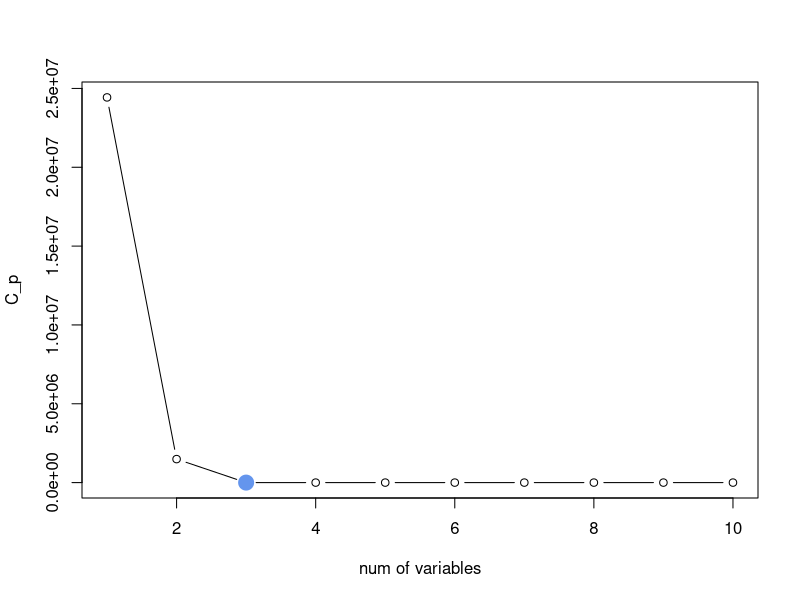
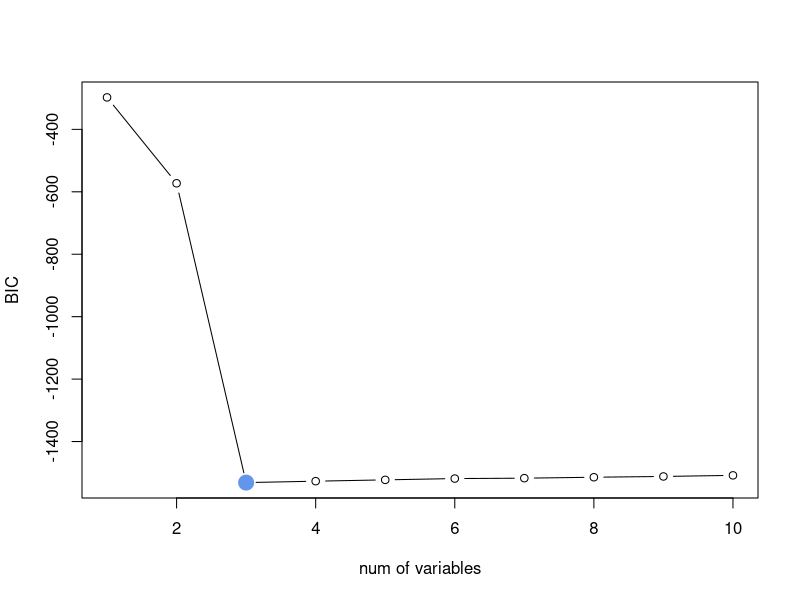
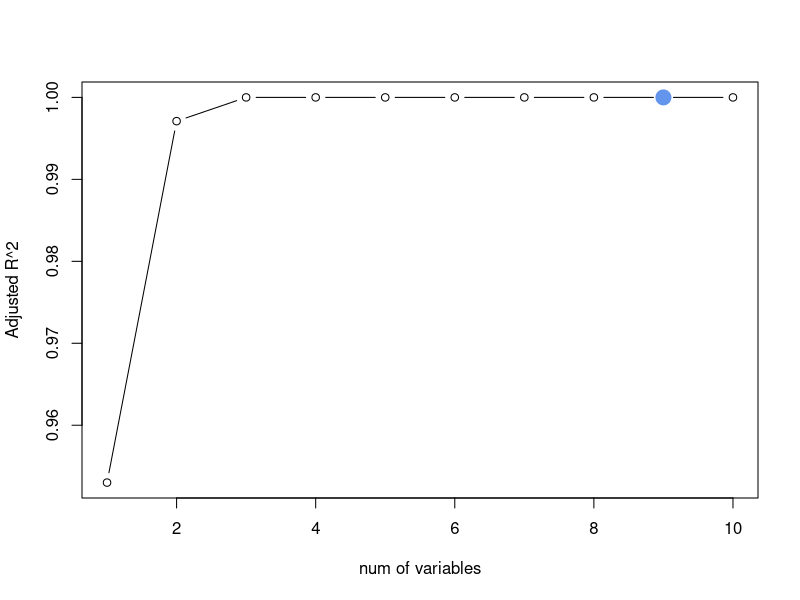
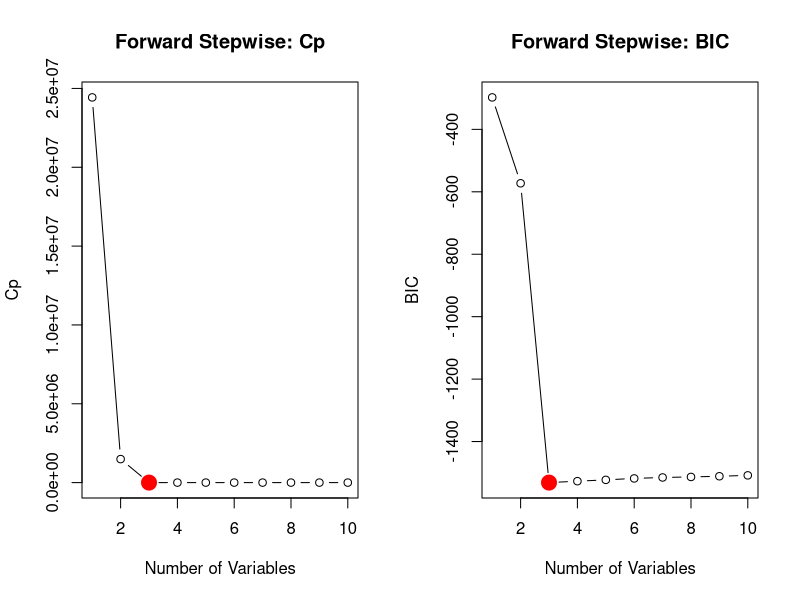
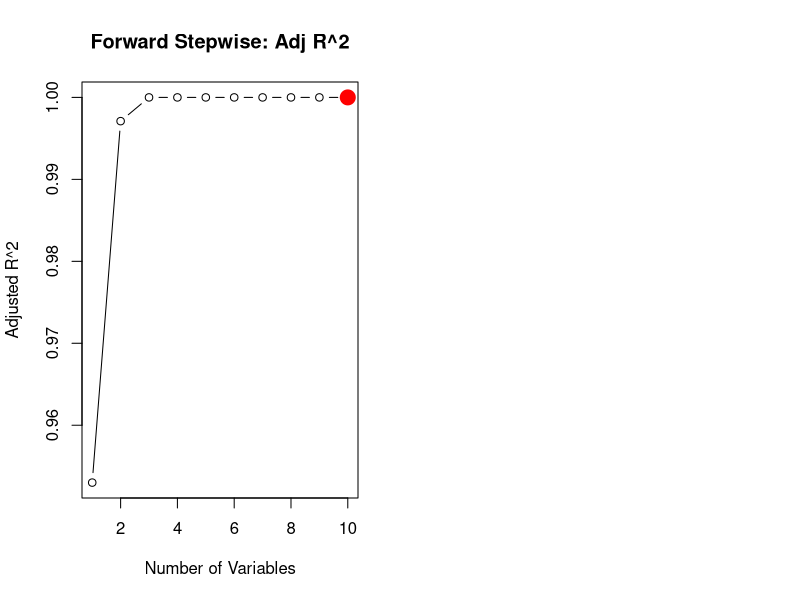
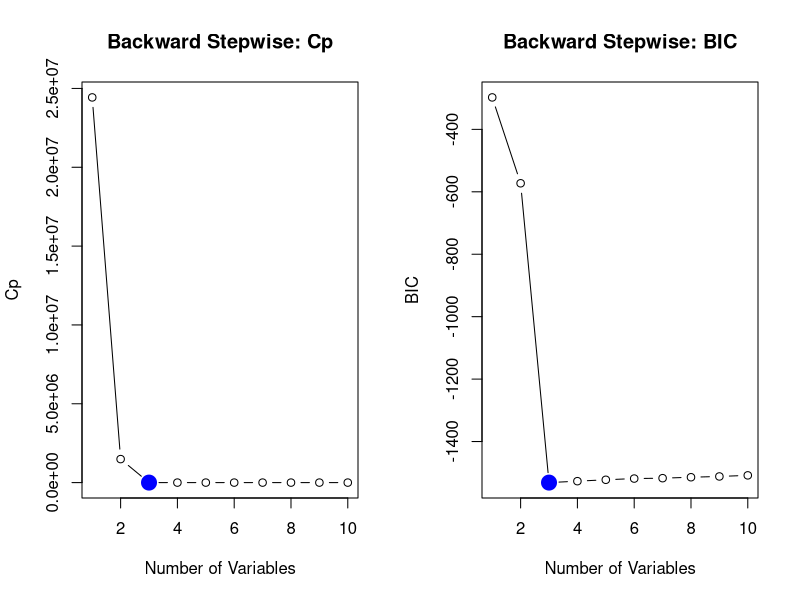
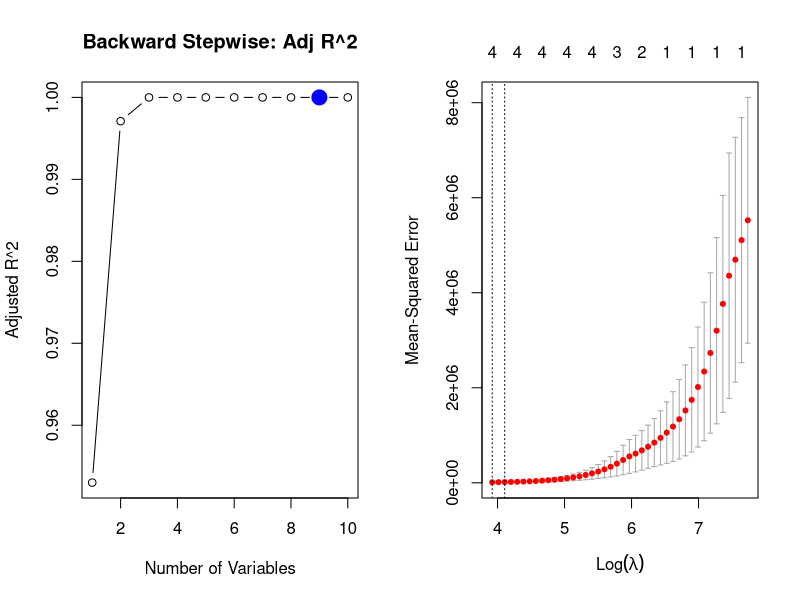
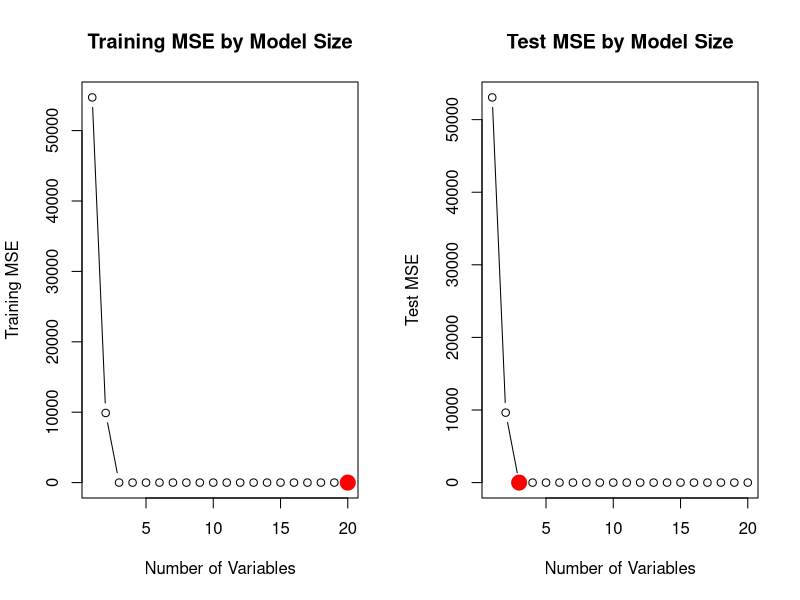

Write the R code that produced these figures, in order.
## ---- chunk 1
knitr::opts_chunk$set(echo = TRUE)
## ---- chunk 2
n <- 100
X <- rnorm(n); eps <- rnorm(n)
## ---- chunk 3
beta_0 <- 100; beta_1 <- 200; beta_2 <- 300; beta_3 <- 400
Y <- beta_0 + beta_1 * X + beta_2 * X^2 + beta_3 * X^3 + eps
## ---- chunk 4
library(leaps)

# Create predictors X, X^2, ..., X^10 and combine with response Y
data <- data.frame(Y = Y, X = X)
for (i in 2:10) {
  data[[paste0("X", i)]] <- X^i
}

# Perform best subset selection
best_subset <- regsubsets(Y ~ ., data = data, nvmax = 10)
summary_best <- summary(best_subset)
## ---- chunk 5
# Plot C_p
plot(summary_best$cp, xlab = "num of variables", ylab = "C_p", type = "b")
optimal_cp <- which.min(summary_best$cp)
points(optimal_cp, summary_best$cp[optimal_cp], 
       col = "cornflowerblue",pch = 19,cex =2)

## ---- chunk 6
# Coefficients of the best model(C_p)
best_cp_model <- coef(best_subset, which.min(summary_best$cp))
best_cp_model
## ---- chunk 7
# Plot BIC
plot(summary_best$bic, xlab = "num of variables", ylab = "BIC", type = "b")
optimal_bic <- which.min(summary_best$bic)
points(optimal_bic, summary_best$bic[optimal_bic], 
       col = "cornflowerblue", pch = 19,cex=2)
## ---- chunk 8
# Coefficients of the best model(BIC)
best_bic_model <- coef(best_subset, which.min(summary_best$bic))
best_bic_model
## ---- chunk 9
# Plot adjusted R^2
plot(summary_best$adjr2, xlab = "num of variables", ylab = "Adjusted R^2", 
     type = "b")
optimal_adjr2 <- which.max(summary_best$adjr2)
points(optimal_adjr2, summary_best$adjr2[optimal_adjr2],
       col = "cornflowerblue", pch = 19,cex=2)
## ---- chunk 10
# Coefficients of the best model(adjusted R^2)
best_adjr2_model <- coef(best_subset, which.max(summary_best$adjr2))
best_adjr2_model
## ---- chunk 11
forward_stepwise <- regsubsets(Y ~ ., data = data, nvmax = 10, method = "forward")
summary_forward <- summary(forward_stepwise)
summary_forward 
## ---- chunk 12
par(mfrow = c(1, 2))

plot(summary_forward$cp, xlab = "Number of Variables", ylab = "Cp", 
     type = "b", main = "Forward Stepwise: Cp")
optimal_forward_cp <- which.min(summary_forward$cp)
points(optimal_forward_cp, summary_forward$cp[optimal_forward_cp], 
       col = "red", pch = 19, cex = 2)

plot(summary_forward$bic, xlab = "Number of Variables", ylab = "BIC", 
     type = "b", main = "Forward Stepwise: BIC")
optimal_forward_bic <- which.min(summary_forward$bic)
points(optimal_forward_bic, summary_forward$bic[optimal_forward_bic], 
       col = "red", pch = 19, cex = 2)
## ---- chunk 13
par(mfrow = c(1, 2))
plot(summary_forward$adjr2, xlab = "Number of Variables", ylab = "Adjusted R^2", 
     type = "b", main = "Forward Stepwise: Adj R^2")
optimal_forward_adjr2 <- which.max(summary_forward$adjr2)
points(optimal_forward_adjr2, summary_forward$adjr2[optimal_forward_adjr2], 
       col = "red", pch = 19, cex = 2)
## ---- chunk 14
backward_stepwise <- regsubsets(Y ~ ., data = data, nvmax = 10, method = "backward")
summary_backward <- summary(backward_stepwise)
summary_backward
## ---- chunk 15
par(mfrow = c(1, 2))

plot(summary_backward$cp, xlab = "Number of Variables", ylab = "Cp", 
     type = "b", main = "Backward Stepwise: Cp")
optimal_backward_cp <- which.min(summary_backward$cp)
points(optimal_backward_cp, summary_backward$cp[optimal_backward_cp], 
       col = "blue", pch = 19, cex = 2)


plot(summary_backward$bic, xlab = "Number of Variables", ylab = "BIC", 
     type = "b", main = "Backward Stepwise: BIC")
optimal_backward_bic <- which.min(summary_backward$bic)
points(optimal_backward_bic, summary_backward$bic[optimal_backward_bic], 
       col = "blue", pch = 19, cex = 2)
## ---- chunk 16
par(mfrow = c(1, 2))
plot(summary_backward$adjr2, xlab = "Number of Variables", ylab = "Adjusted R^2", 
     type = "b", main = "Backward Stepwise: Adj R^2")
optimal_backward_adjr2 <- which.max(summary_backward$adjr2)
points(optimal_backward_adjr2, summary_backward$adjr2[optimal_backward_adjr2], 
       col = "blue", pch = 19, cex = 2)
## ---- chunk 17
# Compare C_p of the best models
cp_best_subset <- min(summary_best$cp)
cp_forward <- min(summary_forward$cp)
cp_backward <- min(summary_backward$cp)

print(c("Best Subset C_p" = cp_best_subset,
        "Forward Stepwise C_p" = cp_forward,
        "Backward Stepwise C_p" = cp_backward))
## ---- chunk 18
# Compare BIC of the best models
bic_best_subset <- min(summary_best$bic)
bic_forward <- min(summary_forward$bic)
bic_backward <- min(summary_backward$bic)

print(c("Best Subset BIC" = bic_best_subset,
        "Forward Stepwise BIC" = bic_forward,
        "Backward Stepwise BIC" = bic_backward))
## ---- chunk 19
# Compare AdjR^2 of the best models
adjr2_best_subset <- max(summary_best$adjr2)
adjr2_forward <- max(summary_forward$adjr2)
adjr2_backward <- max(summary_backward$adjr2)

print(c("Best Subset AdjR^2" = adjr2_best_subset,
        "Forward Stepwise AdjR^2" = adjr2_forward,
        "Backward Stepwise AdjR^2" = adjr2_backward))
## ---- chunk 20
library(glmnet)

# Lasso with cross validation
X_matrix <- model.matrix(Y ~ . - 1, data = data) # design matrix
cv_lasso <- cv.glmnet(X_matrix, Y, alpha = 1)

# Plot "cross-validation error" against "lambda"
plot(cv_lasso)
## ---- chunk 21
# Optimal lambda and coefficients
best_lambda <- cv_lasso$lambda.min
lasso_coefs <- coef(cv_lasso, s = best_lambda)
lasso_coefs
## ---- chunk 22
# Update dataset with the new response Y
beta_7 <- 500
Y_new <- beta_0 + beta_7 * X^7 + eps
data$Y_new <- Y_new
## ---- chunk 23
# Best subset selection
best_subset_new <- regsubsets(Y_new ~ ., data = data, nvmax = 10)
summary_best_new <- summary(best_subset_new)
best_bic_model <- coef(best_subset_new, which.min(summary_best_new$bic))
best_bic_model
## ---- chunk 24
# Lasso for new response
cv_lasso_new <- cv.glmnet(X_matrix, Y_new, alpha = 1)
lasso_coefs_new <- coef(cv_lasso_new, s = cv_lasso_new$lambda.min)
lasso_coefs_new
## ---- chunk 25
set.seed(9999)  
n <- 1000 # num of observations
p <- 20 # num of predictors

X <- matrix(rnorm(n * p), n, p)
beta <- c(100, 200, 300, rep(0, p - 3))
eps <- rnorm(n)
Y <- X %*% beta + eps
## ---- chunk 26
data <- data.frame(Y = Y, X = as.data.frame(X))
head(data)
## ---- chunk 27
train_indices <- sample(1:n, 100)
train_data <- data[train_indices, ]
test_data <- data[-train_indices, ]
## ---- chunk 28
library(leaps)

# Best subset selection
best_subset <- regsubsets(Y ~ ., data = train_data, nvmax = p)
best_subset
## ---- chunk 29
# training MSE for models of each size
train_rss <- summary(best_subset)$rss  
train_mse <- train_rss / nrow(train_data)
## ---- chunk 30
# Plot training MSE
plot(1:p, train_mse, type = "b", xlab = "Number of Variables", ylab = "Training MSE",main = "Training MSE by Model Size")
optimal_train_size <- which.min(train_mse)
points(optimal_train_size, train_mse[optimal_train_size], col = "red", pch = 19, cex = 2)
## ---- chunk 31
test_mse <- rep(NA, p)  

# Loop through models of different sizes
for (i in 1:p) {
  coef_i <- coef(best_subset, id = i)
  pred <- as.matrix(test_data[, names(coef_i)[-1]]) %*% coef_i[-1] + coef_i[1]
  test_mse[i] <- mean((test_data$Y - pred)^2)
}
## ---- chunk 32
# Plot test MSE
plot(1:p, test_mse, type = "b", xlab = "Number of Variables", ylab = "Test MSE",
     main = "Test MSE by Model Size")
optimal_size <- which.min(test_mse)
points(optimal_size, test_mse[optimal_size], col = "red", pch = 19, cex = 2)
## ---- chunk 33
optimal_size <- which.min(test_mse)
cat("Optimal model size:", optimal_size, "\n")
cat("Minimum Test MSE:", test_mse[optimal_size], "\n")
## ---- chunk 34
set.seed(999)  
n <- 1000 # num of observations
p <- 20 # num of predictors

X <- matrix(rnorm(n * p), n, p)
beta_new <- c(100, 200, 300, 400,500, 600,700,800,900,1000,rep(0, p - 10))
eps <- rnorm(n)
Y <- X %*% beta_new + eps
data <- data.frame(Y = Y, X = as.data.frame(X))

train_indices <- sample(1:n, 100)
train_data <- data[train_indices, ]
test_data <- data[-train_indices, ]

best_subset_new <- regsubsets(Y ~ ., data = train_data, nvmax = p)

train_rss <- summary(best_subset_new)$rss  
train_mse <- train_rss / nrow(train_data)

test_mse <- rep(NA, p)

# Loop through models of different sizes
for (i in 1:p) {
  coef_i <- coef(best_subset_new, id = i)
  pred <- as.matrix(test_data[, names(coef_i)[-1]]) %*% coef_i[-1] + coef_i[1]
  test_mse[i] <- mean((test_data$Y - pred)^2)
}

optimal_size <- which.min(test_mse)
cat("Optimal model size:", optimal_size, "\n")
cat("Minimum Test MSE:", test_mse[optimal_size], "\n")
## ---- chunk 35
# Extract coefficients for the optimal model
optimal_model <- coef(best_subset, id = optimal_size)
optimal_model
## ---- chunk 36
# Display the true coefficients
cat("True coefficients:", beta, "\n")
## ---- chunk 37
colnames(X) <- paste0("X", 1:p) 

rsse <- numeric(p)

for (i in 1:p) {
  coef_i <- coef(best_subset, id = i) # coef from the best subset model of size i
  
  # Clean Predictor Names to Match colnames(X)
  predictor_names <- gsub("X\\.V", "X", names(coef_i)[-1])  
  predictor_indices <- match(predictor_names, colnames(X))  

  estimated_beta <- numeric(p)  
  estimated_beta[predictor_indices] <- coef_i[-1] 
  
  # rsse
  rsse[i] <- sqrt(sum((beta - estimated_beta)^2))  
}
## ---- chunk 38
# Plot RSSE by Model Size
plot(1:p, rsse, type = "b", xlab = "Number of Variables",
     ylab = "Coefficient Error (RSSE)", main = "Coefficient Error by Model Size")
optimal_rsse_size <- which.min(rsse)  # Model size with minimum RSSE
points(optimal_rsse_size, rsse[optimal_rsse_size], col = "blue", pch = 19, cex = 2)
